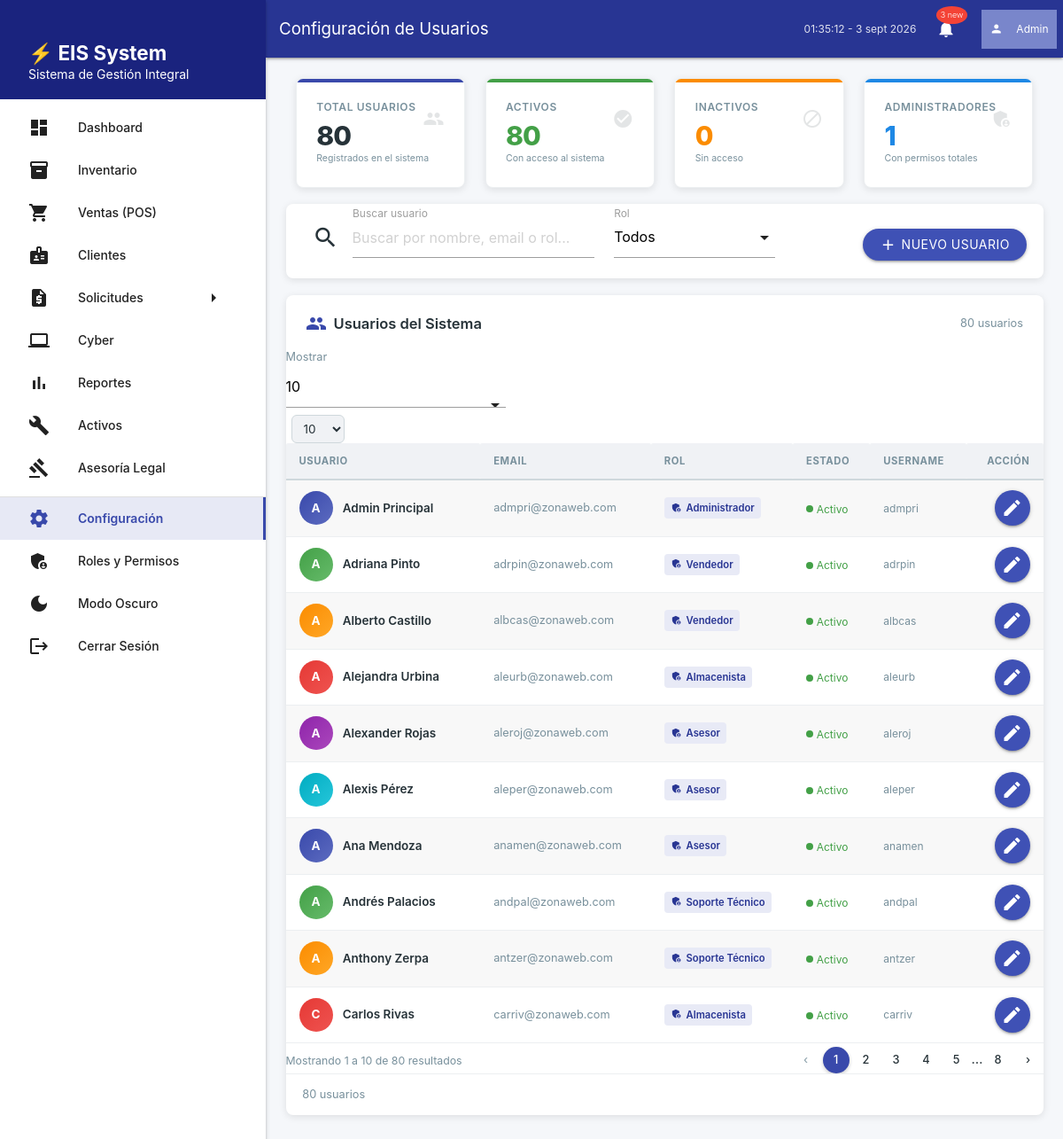
/?pagina=usuarios (signed in), run on the app's committed database.
### tables this page shows
CREATE TABLE usuarios
(
    id             INT PRIMARY KEY AUTO_INCREMENT,
    nombre         VARCHAR(100)       not null,
    apellido       VARCHAR(100)       not null,
    user_name      VARCHAR(50) UNIQUE not null,
    password_hash  VARCHAR(255)       not null,
    email          VARCHAR(100)                default 'zonaweblara@gmail.com',
    estatus        VARCHAR(20)        not null default '0',
    fk_rol_usuario INT,
    FOREIGN KEY (fk_rol_usuario) REFERENCES rol_usuarios (id)
        ON DELETE RESTRICT
        ON UPDATE CASCADE
);

CREATE TABLE roles
(
    id          INT PRIMARY KEY AUTO_INCREMENT,
    nombre_rol  VARCHAR(50)  NOT NULL,
    descripcion VARCHAR(500)          DEFAULT NULL,
    created_at  TIMESTAMP    NOT NULL DEFAULT CURRENT_TIMESTAMP
);

### app/core/router.php (called while the page is built, shortened)
<?php
class Router
{
    public function handle(): void
    {
        $this->render();
    }
    private function render(): void
    {
        require __DIR__ . '/../template/layout.php';
    }
}

### index.php (called while the page is built, shortened)
<?php
$router = new Router();
$router->handle();

### app/core/Database.php (called while the page is built, shortened)
<?php
class Database
{
    private static ?PDO $instance = null;
    public static function getConnection(): PDO
    {
        if (self::$instance === null) {
            $dns = sprintf(
                'mysql:host=%s;dbname=%s;charset=%s',
                self::DB_HOST,
                self::DB_NAME,
                self::DB_CHARSET
            );
            $options = [
                PDO::ATTR_ERRMODE            => PDO::ERRMODE_EXCEPTION,
                PDO::ATTR_DEFAULT_FETCH_MODE => PDO::FETCH_ASSOC,
                PDO::ATTR_EMULATE_PREPARES   => false,
            ];
            try {
                self::$instance = new PDO($dns, self::DB_USER, self::DB_PASS, $options);
            } catch (PDOException $e) {
                throw new PDOException('Error de conexión a base de datos', (int)$e->getCode());
            }
        }
        return self::$instance;
    }
}

### app/core/Model.php (called while the page is built, shortened)
<?php
abstract class Model
{
    public function __construct()
    {
        $this->db = Database::getConnection();
    }
}

### app/Models/Usuario.php (called while the page is built, shortened)
<?php
class Usuario extends Model
{
    public function obtenerTodos(): array
    {
        $stmt = $this->db->query("
            SELECT u.id, u.user_name AS username, u.nombre, u.apellido, u.email, u.estatus AS activo,
                   ru.rol, r.nombre_rol AS rol_nombre
            FROM usuarios u
            LEFT JOIN rol_usuarios ru ON u.fk_rol_usuario = ru.id
            LEFT JOIN roles r ON ru.fk_rol = r.id
            ORDER BY u.nombre
        ");
        return $stmt->fetchAll();
    }
}

### app/Views/usuarios.php (the view, shortened to what this page needs)
<?php
$userModel = new Usuario();
$usuarios = $userModel->obtenerTodos();
$totalUsuarios = count($usuarios);
$activos = count(array_filter($usuarios, fn($u) => $u['activo'] === '1'));
$inactivos = $totalUsuarios - $activos;
$adminCount = 0;
foreach ($usuarios as $u) {
    $rolLower = strtolower($u['rol_nombre'] ?? $u['rol'] ?? '');
    if (str_contains($rolLower, 'admin') || str_contains($rolLower, 'administrador')) {
        $adminCount++;
    }
}
?>
<div class="row" style="margin-bottom:1.25rem;">
    <div class="col s12 m6 l3">
        <div class="metric-card" style="margin:0;">
            <div class="metric-icon"><i class="material-icons">people</i></div>
            <div class="metric-label">Total Usuarios</div>
            <div class="metric-value"><?php echo $totalUsuarios; ?></div>
            <div style="color:var(--text-muted);font-size:0.7rem;margin-top:0.25rem;">Registrados en el sistema</div>
        </div>
    </div>
    <div class="col s12 m6 l3">
        <div class="metric-card success" style="margin:0;">
            <div class="metric-icon"><i class="material-icons">check_circle</i></div>
            <div class="metric-label">Activos</div>
            <div class="metric-value" style="color:var(--success);"><?php echo $activos; ?></div>
            <div style="color:var(--text-muted);font-size:0.7rem;margin-top:0.25rem;">Con acceso al sistema</div>
        </div>
    </div>
    <div class="col s12 m6 l3">
        <div class="metric-card warning" style="margin:0;">
            <div class="metric-icon"><i class="material-icons">block</i></div>
            <div class="metric-label">Inactivos</div>
            <div class="metric-value" style="color:var(--warning);"><?php echo $inactivos; ?></div>
            <div style="color:var(--text-muted);font-size:0.7rem;margin-top:0.25rem;">Sin acceso</div>
        </div>
    </div>
    <div class="col s12 m6 l3">
        <div class="metric-card info" style="margin:0;">
            <div class="metric-icon"><i class="material-icons">admin_panel_settings</i></div>
            <div class="metric-label">Administradores</div>
            <div class="metric-value" style="color:var(--info);"><?php echo $adminCount; ?></div>
            <div style="color:var(--text-muted);font-size:0.7rem;margin-top:0.25rem;">Con permisos totales</div>
        </div>
    </div>
</div>
<div class="card" style="margin-bottom:1.25rem;">
    <div class="card-content" style="padding:1rem 1.25rem;">
        <div class="row valign-wrapper" style="margin-bottom:0;flex-wrap:wrap;">
            <div class="col s12 m12 l5" style="margin-bottom:0;">
                <div class="input-field" style="margin:0;">
                    <i class="material-icons prefix">search</i>
                    <input type="text" id="searchUsuario" placeholder="Buscar por nombre, email o rol...">
                    <label for="searchUsuario">Buscar usuario</label>
                </div>
            </div>
            <div class="col s6 m4 l3" style="margin-bottom:0;">
                <div class="input-field" style="margin:0;">
                    <label>Rol</label>
                </div>
            </div>
            <div class="col s6 m4 l4 right-align" style="padding:0.5rem 0 0;">
                <button class="btn waves-effect waves-light indigo" id="btnNuevoUsuario" style="border-radius:24px;display:inline-flex;align-items:center;gap:0.35rem;padding:0 1.25rem;">
                    <i class="material-icons left" style="margin:0;">add</i>
                    <span class="hide-on-small-only">Nuevo Usuario</span>
                </button>
            </div>
        </div>
    </div>
</div>
<div class="card">
    <div class="card-content" style="padding:0;">
        <div style="padding:1.25rem 1.5rem 0;display:flex;align-items:center;justify-content:space-between;flex-wrap:wrap;gap:0.5rem;">
            <span style="font-size:1.1rem;font-weight:600;display:flex;align-items:center;gap:0.5rem;">
                <i class="material-icons" style="color:var(--primary);">people</i> Usuarios del Sistema
            </span>
            <span class="result-count" style="color:var(--text-muted);font-size:0.85rem;"><?php echo $totalUsuarios; ?> usuarios</span>
        </div>
        <div style="overflow-x:auto;margin-top:0.75rem;">
            <table class="striped user-table" style="margin-bottom:0;border-collapse:collapse;width:100%;min-width:600px;">
                <thead>
                    <tr style="background:var(--surface-hover);">
                        <th style="padding:0.75rem 1rem;font-size:0.75rem;text-transform:uppercase;letter-spacing:0.05em;color:var(--text-muted);font-weight:700;border-bottom:2px solid var(--border);">Usuario</th>
                        <th class="hide-on-small-only" style="padding:0.75rem 1rem;font-size:0.75rem;text-transform:uppercase;letter-spacing:0.05em;color:var(--text-muted);font-weight:700;border-bottom:2px solid var(--border);">Email</th>
                        <th style="padding:0.75rem 1rem;font-size:0.75rem;text-transform:uppercase;letter-spacing:0.05em;color:var(--text-muted);font-weight:700;border-bottom:2px solid var(--border);">Rol</th>
                        <th class="hide-on-small-only" style="padding:0.75rem 1rem;font-size:0.75rem;text-transform:uppercase;letter-spacing:0.05em;color:var(--text-muted);font-weight:700;border-bottom:2px solid var(--border);">Estado</th>
                        <th class="hide-on-small-only" style="padding:0.75rem 1rem;font-size:0.75rem;text-transform:uppercase;letter-spacing:0.05em;color:var(--text-muted);font-weight:700;border-bottom:2px solid var(--border);">Username</th>
                        <th style="padding:0.75rem 1rem;font-size:0.75rem;text-transform:uppercase;letter-spacing:0.05em;color:var(--text-muted);font-weight:700;border-bottom:2px solid var(--border);text-align:right;">Acción</th>
                    </tr>
                </thead>
                <tbody>
                    <?php if (empty($usuarios)): ?>
                    <tr>
                        <td colspan="6" style="text-align:center;padding:2rem;color:var(--text-muted);">
                            <i class="material-icons" style="font-size:2.5rem;display:block;margin-bottom:0.5rem;">people</i>
                            No hay usuarios registrados
                        </td>
                    </tr>
                    <?php else: ?>
                        <?php foreach ($usuarios as $i => $u):
                            $inicial = strtoupper(substr($u['nombre'], 0, 1));
                            $gradientes = [
                                'linear-gradient(135deg,#3949ab,#5c6bc0)',
                                'linear-gradient(135deg,#43a047,#66bb6a)',
                                'linear-gradient(135deg,#fb8c00,#ffa726)',
                                'linear-gradient(135deg,#e53935,#ef5350)',
                                'linear-gradient(135deg,#8e24aa,#ab47bc)',
                                'linear-gradient(135deg,#00acc1,#26c6da)',
                            ];
                            $gIdx = $i % count($gradientes);
                            $esActivo = $u['activo'] === '1';
                            $rolDisplay = $u['rol_nombre'] ?? $u['rol'] ?? 'Sin rol';
                        ?>
                        <tr style="border-bottom:1px solid var(--border-light);transition:background 0.15s;">
                            <td style="padding:0.75rem 1rem;">
                                <div style="display:flex;align-items:center;gap:0.75rem;">
                                    <div style="width:38px;height:38px;border-radius:50%;background:<?php echo $gradientes[$gIdx]; ?>;display:flex;align-items:center;justify-content:center;flex-shrink:0;color:#fff;font-weight:700;font-size:0.9rem;"><?php echo $inicial; ?></div>
                                    <div>
                                        <div style="font-weight:600;font-size:0.9rem;"><?php echo htmlspecialchars($u['nombre'] . ' ' . $u['apellido']); ?></div>
                                    </div>
                                </div>
                            </td>
                            <td class="hide-on-small-only" style="padding:0.75rem 1rem;color:var(--text-muted);font-size:0.85rem;"><?php echo htmlspecialchars($u['email']); ?></td>
                            <td style="padding:0.75rem 1rem;">
                                <span style="display:inline-flex;align-items:center;gap:0.3rem;padding:0.2rem 0.5rem;border-radius:4px;font-size:0.75rem;font-weight:600;background:#e8eaf6;color:#283593;"><i class="material-icons" style="font-size:0.85rem;">admin_panel_settings</i> <?php echo htmlspecialchars($rolDisplay); ?></span>
                            </td>
                            <td class="hide-on-small-only" style="padding:0.75rem 1rem;">
                                <?php if ($esActivo): ?>
                                <span style="display:inline-flex;align-items:center;gap:0.25rem;font-size:0.8rem;color:var(--success);"><span style="width:8px;height:8px;border-radius:50%;background:var(--success);display:inline-block;"></span> Activo</span>
                                <?php else: ?>
                                <span style="display:inline-flex;align-items:center;gap:0.25rem;font-size:0.8rem;color:var(--text-muted);"><span style="width:8px;height:8px;border-radius:50%;background:var(--text-muted);display:inline-block;"></span> Inactivo</span>
                                <?php endif; ?>
                            </td>
                            <td class="hide-on-small-only" style="padding:0.75rem 1rem;color:var(--text-muted);font-size:0.8rem;"><?php echo htmlspecialchars($u['username']); ?></td>
                            <td style="padding:0.75rem 1rem;text-align:right;white-space:nowrap;">
                                <button class="btn-floating waves-effect waves-light indigo tooltipped btn-editar-usuario" data-id="<?php echo $u['id']; ?>" data-position="left" data-tooltip="Editar"><i class="material-icons">edit</i></button>
                            </td>
                        </tr>
                        <?php endforeach; ?>
                    <?php endif; ?>
                </tbody>
            </table>
        </div>
        <div style="padding:0.85rem 1.25rem;border-top:1px solid var(--border-light);display:flex;align-items:center;justify-content:space-between;flex-wrap:wrap;gap:0.75rem;">
            <span style="color:var(--text-muted);font-size:0.85rem;"><?php echo $totalUsuarios; ?> usuarios</span>
        </div>
    </div>
</div>

### Public/css/styles.css (style rules this page uses)
:root { --primary: #3949ab; --primary-light: #5c6bc0; --primary-dark: #283593; --success: #43a047; --warning: #fb8c00; --danger: #e53935; --info: #1e88e5; --bg: #f5f7fa; --surface: #ffffff; --surface-hover: #f0f2f5; --text: #263238; --text-muted: #78909c; --text-light: #90a4ae; --border: #cfd8dc; --border-light: #eceff1; --shadow-sm: 0 1px 3px rgba(0,0,0,0.08); --shadow: 0 2px 8px rgba(0,0,0,0.1); --shadow-lg: 0 8px 24px rgba(0,0,0,0.12); --radius: 8px; --transition: all 0.2s ease; }
body { font-family: -apple-system, BlinkMacSystemFont, 'Segoe UI', Roboto, Oxygen, Ubuntu, Cantarell, sans-serif; background: var(--bg); color: var(--text); line-height: 1.6; }
.card { border-radius: var(--radius); box-shadow: var(--shadow); transition: var(--transition); }
.metric-card { background: var(--surface); border-radius: var(--radius); padding: 1.5rem; box-shadow: var(--shadow); border: 1px solid var(--border-light); transition: var(--transition); position: relative; overflow: hidden; }
.metric-card::before { content: ''; position: absolute; top: 0; left: 0; right: 0; height: 4px; background: var(--primary); }
.metric-card.success::before { background: var(--success); }
.metric-card.warning::before { background: var(--warning); }
.metric-card.info::before { background: var(--info); }
.metric-value { font-size: 2rem; font-weight: 800; margin: 0.5rem 0 0.25rem; letter-spacing: -0.03em; line-height: 1; color: var(--text); }
.metric-label { color: var(--text-muted); font-size: 0.8rem; font-weight: 600; text-transform: uppercase; letter-spacing: 0.05em; }
.metric-icon { position: absolute; top: 1.5rem; right: 1.5rem; font-size: 2rem; opacity: 0.12; }
input, select, textarea { background: var(--surface); }
.metric-value { transition: all 0.3s ease; }
.result-count { transition: all 0.2s ease; }
input, select, textarea, button, a { -webkit-tap-highlight-color: transparent; }
html { scroll-behavior: smooth; }
body, html { overflow-x: hidden; }

### app/Views/usuarios.php (style rules this page uses)
.user-table td { vertical-align: middle; }

### data on the page
usuarios: nombre "A", nombre+apellido "Admin Principal", email "admpri@zonaweb.com", roles.nombre_rol "Administrador", estatus "1" (drawn), user_name "admpri"
usuarios: nombre "A", nombre+apellido "Adriana Pinto", email "adrpin@zonaweb.com", roles.nombre_rol "Vendedor", estatus "1" (drawn), user_name "adrpin"
usuarios: nombre "A", nombre+apellido "Alberto Castillo", email "albcas@zonaweb.com", roles.nombre_rol "Vendedor", estatus "1" (drawn), user_name "albcas"
usuarios: nombre "A", nombre+apellido "Alejandra Urbina", email "aleurb@zonaweb.com", roles.nombre_rol "Almacenista", estatus "1" (drawn), user_name "aleurb"
usuarios: nombre "A", nombre+apellido "Alexander Rojas", email "aleroj@zonaweb.com", roles.nombre_rol "Asesor", estatus "1" (drawn), user_name "aleroj"
usuarios: nombre "A", nombre+apellido "Alexis Pérez", email "aleper@zonaweb.com", roles.nombre_rol "Asesor", estatus "1" (drawn), user_name "aleper"
usuarios: nombre "A", nombre+apellido "Ana Mendoza", email "anamen@zonaweb.com", roles.nombre_rol "Asesor", estatus "1" (drawn), user_name "anamen"
usuarios: nombre "A", nombre+apellido "Andrés Palacios", email "andpal@zonaweb.com", roles.nombre_rol "Soporte Técnico", estatus "1" (drawn), user_name "andpal"
usuarios: nombre "A", nombre+apellido "Anthony Zerpa", email "antzer@zonaweb.com", roles.nombre_rol "Soporte Técnico", estatus "1" (drawn), user_name "antzer"
usuarios: nombre "C", nombre+apellido "Carlos Rivas", email "carriv@zonaweb.com", roles.nombre_rol "Almacenista", estatus "1" (drawn), user_name "carriv"

### other printed values
$pageTitle "Configuración de Usuarios"
$totalUsuarios "80"
$activos "80"
$inactivos "0"
$adminCount "1"
